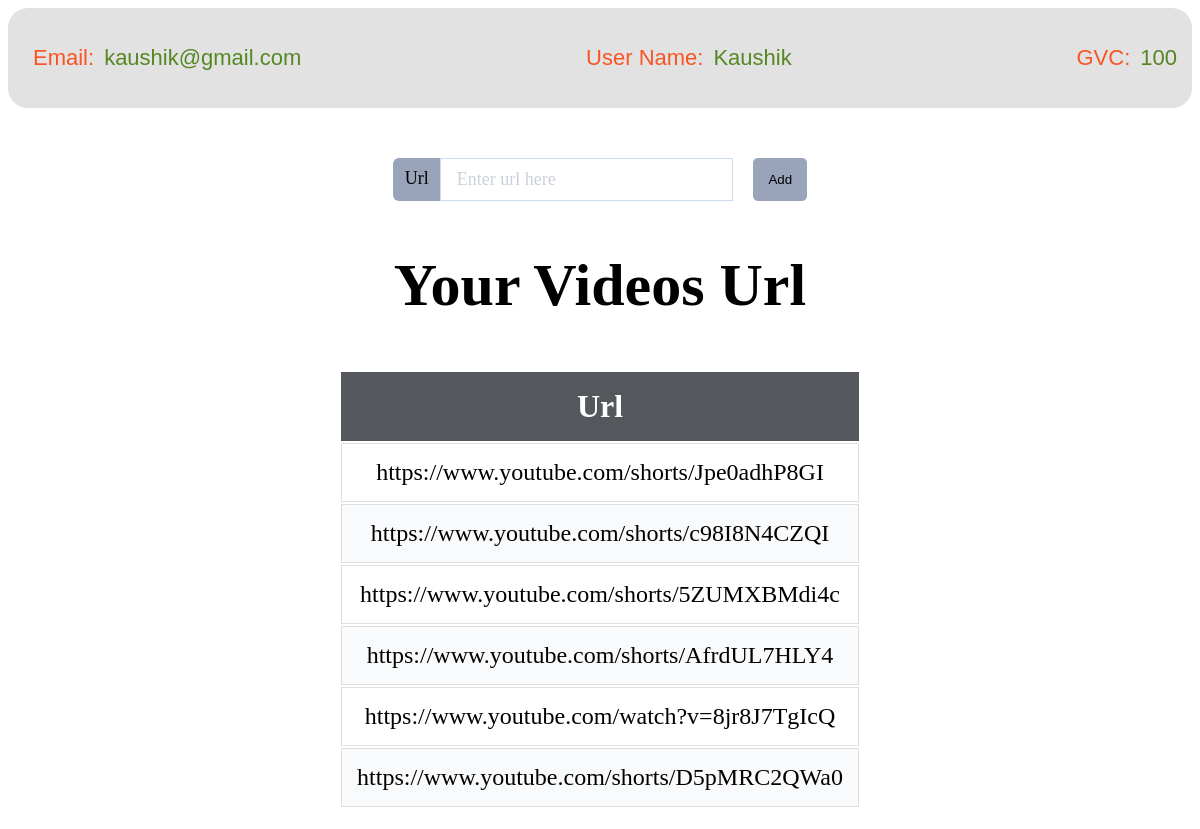
Screenshot of /profile.php (signed in) with the database file from the repository.
### tables this page shows
CREATE TABLE `users` (
  `u_id` int(10) NOT NULL,
  `user_name` varchar(30) NOT NULL,
  `email` varchar(255) NOT NULL,
  `password` varchar(255) NOT NULL,
  `GVC` int(255) DEFAULT NULL
);

CREATE TABLE `user_data` (
  `link_id` int(10) NOT NULL,
  `u_id` int(10) NOT NULL,
  `link_url` varchar(255) NOT NULL
);

### profile.php (the view, shortened to what this page needs)
<!DOCTYPE html>
<html lang="en">
<head>
    <link rel="stylesheet" href="css/dashboard.css" type="text/css" />
</head>
<body>
    <?php
        include 'config.php';
        $select = "SELECT * FROM `users` WHERE `u_id` = " . $_SESSION['UID'];
        $res = mysqli_query($con, $select);
        $count = mysqli_num_rows($res);
        if ($count > 0) {
            $row = mysqli_fetch_assoc($res);
            $user_name = $row['user_name'];
            $email = $row['email'];
            $GVC = $row['GVC'];
        }
     ?>
     <div class="info">
         <div id="email" class="wrap">
             <label>Email: </label>
             <p><?php echo $email; ?></p>
         </div>
         <div id="name" class="wrap">
             <label>User Name: </label>
             <p><?php echo $user_name; ?></p>
         </div>
         <div id="gvc" class="wrap">
             <label>GVC: </label>
             <p><?php echo $GVC; ?></p>
         </div>
     </div>
     <form action="add.php" method="POST">
         <div class="form-group">
             <span>Url</span>
             <input class="form-field" type="text" name="url" placeholder="Enter url here" required>
             <input class="form-button" type="submit" value="Add" name="add">
         </div>
     </form>
    <div class="bs-example">
                    <div class="page-header">
                        <h2 class="pull-left">Your Videos Url</h2>
                    </div>
                    <?php
                        $result = mysqli_query($con,"SELECT link_url FROM user_data WHERE u_id = " . $_SESSION['UID']);
                        if (mysqli_num_rows($result) > 0) {
                    ?>
                    <table class='table'>
                        <thead>
                            <tr>
                                <td>Url</td>
                            </tr>
                        </thead>
                        <?php
                            while($row = mysqli_fetch_array($result)) {
                        ?>
                        <tr>
                            <td> <a href="<?php echo $row["link_url"]; ?>" target="_blank"><?php echo $row["link_url"]; ?></a></td>
                        </tr>
                        <?php
                            }
                        ?>
                    </table>
                    <?php
                        }
                        else {
                            echo "No result found";
                        }
                    ?>
                </div>
</body>
</html>

### css/dashboard.css (style rules this page uses)
.info { background: #e2e2e2; border-radius: 20px; display: flex; justify-content: space-between; }
.wrap { display: flex; align-items: center; margin: 15px; font-size: 22px; font-family: sans-serif; }
.wrap label { color: #f95424; padding: 10px; }
.wrap p { color: #558723; }
.bs-example { margin: 20px; margin-top: 100px; display: flex; flex-direction: column; align-content: center; justify-content: center; align-items: center; }
.page-header { font-size: 2.5em; }
.table { text-align: center; }
.table td { padding: 15px; }
.table thead td { background-color: #54585d; color: #ffffff; font-weight: bold; font-size: 2em; border: 1px solid #54585d; }
.table tbody td { color: #636363; border: 1px solid #dddfe1; font-size: 1.5em; }
.table tbody td a { text-decoration: none; color: #000; }
.table tbody tr { background-color: #f9fafb; }
.table tbody tr:nth-child(odd) { background-color: #ffffff; }
form { text-align: -webkit-center; margin-top: 50px; }
.form-group { position: relative; display: flex; width: 35%; }
.form-group>span, .form-group .form-field { white-space: nowrap; display: block; }
.form-group>span:not(:first-child):not(:last-child), .form-group .form-field:not(:first-child):not(:last-child) { border-radius: 0; }
.form-group>span:first-child, .form-group .form-field:first-child { border-radius: 6px 0 0 6px; }
.form-group>span:not(:first-child), .form-group .form-field:not(:first-child) { margin-left: -1px; }
.form-group .form-field { position: relative; z-index: 1; flex: 1 1 auto; width: 1%; margin-top: 0; margin-bottom: 0; }
.form-group>span { text-align: center; padding: 8px 12px; font-size: 18px; line-height: 25px; background: #99a3ba; border: 1px #cdd9ed; transition: background 0.3s ease, border 0.3s ease, color 0.3s ease; }
.form-field { display: block; width: 100%; padding: 8px 16px; line-height: 25px; font-size: 18px; font-weight: 500; font-family: inherit; border-radius: 6px; -webkit-appearance: none; color: #99a3ba; border: 1px solid #cdd9ed; background: #fff; transition: border 0.3s ease; margin-right: 20px; }
.form-field::placeholder { color: #cbd1dc; }
.form-button { padding: 5px 15px; background: #99a3ba; border: 0 none; cursor: pointer; -webkit-border-radius: 5px; border-radius: 5px; transition: background 0.3s ease; }

### profile.php (style rules this page uses)
.bs-example { margin-top: 0; }

### rows the page displays
users: email "kaushik@gmail.com", user_name "Kaushik", GVC "100"
user_data: link_url "https://www.youtube.com/shorts/Jpe0adhP8GI"
user_data: link_url "https://www.youtube.com/shorts/c98I8N4CZQI"
user_data: link_url "https://www.youtube.com/shorts/5ZUMXBMdi4c"
user_data: link_url "https://www.youtube.com/shorts/AfrdUL7HLY4"
user_data: link_url "https://www.youtube.com/watch?v=8jr8J7TgIcQ"
user_data: link_url "https://www.youtube.com/shorts/D5pMRC2QWa0"
